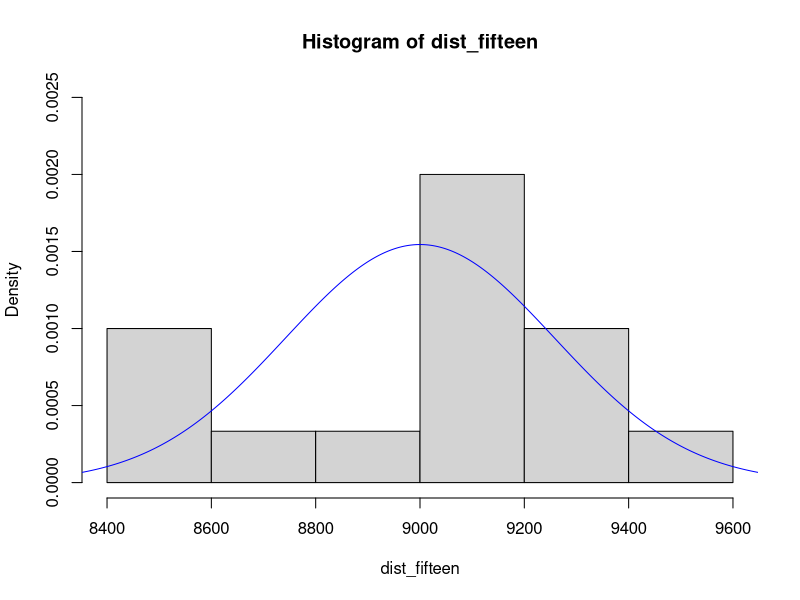
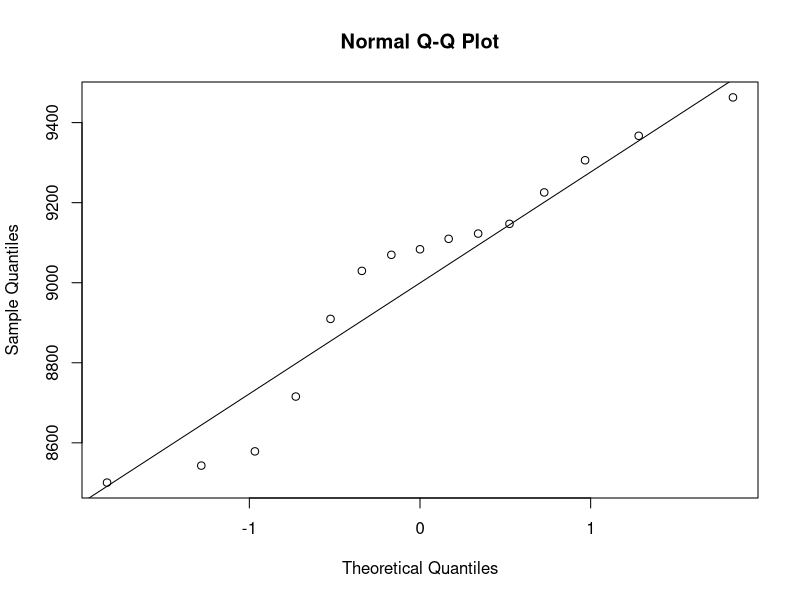
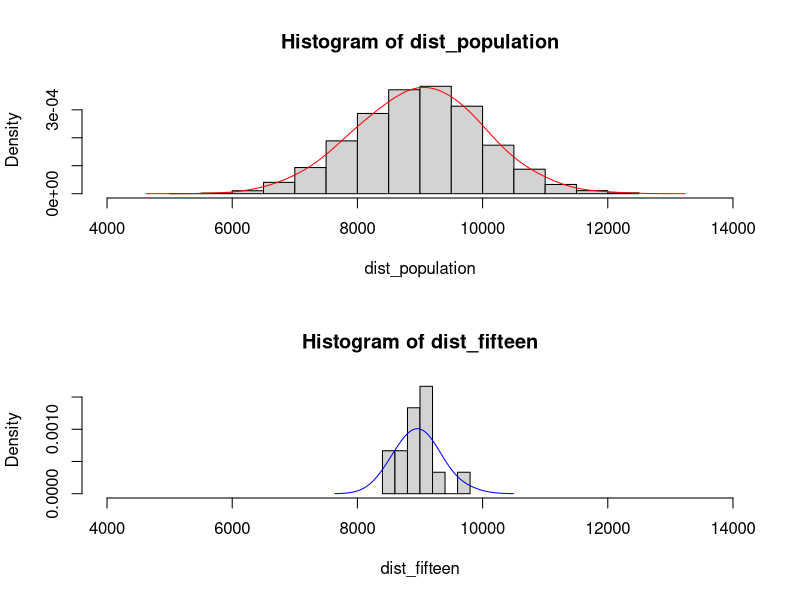

The R source for these figures, in order:
## ---- chunk 1
knitr::opts_chunk$set(echo = TRUE)
## ---- chunk 2
hsamp_mean<-171.1
hsamp_sd<-9.4
hupper<-hsamp_mean+2*hsamp_sd
hlower<-hsamp_mean-2*hsamp_sd
c(hlower,hupper)

test_tall<-function(h) {
  print(h)
  if (h>hsamp_mean) {
    if(h>hupper) {
      print("is unussually tall")
    } else {
      print("is not unussually tall")
    }
  } else {
    if(h<hlower) {
        print("is unussually short")
      } else {
        print("is not unussually short")
      }
  }
}

test_tall(180)

test_tall(155)
## ---- chunk 3
n<-507
SD<-hsamp_sd/sqrt(n)
SD
## ---- chunk 4
z<-1.96 #95% confidence interval
n<-436
mu<-84.71
upper<-89.11
lower<-80.31
SE<-(mu-lower)/z
SE
SE<-(upper-mu)/z
SE
ME<-z*SE
ME
## ---- chunk 5
samp_mean<-30.69
samp_sd<-4.31
n<-36
mu<-32

#we calculate the standard error for the gifted children sample
SE<-samp_sd/sqrt(n)
SE
#we calculate the Z score for the average of all kids
z<-(mu-samp_mean)/SE
z
#we calculate the p-value, since we are testing to see if gifted kids read as late as 32 month, or that gifted children read in less than 32 months we look at a significance level of 10 on the upper tail
pval<-pnorm(z,lower.tail = FALSE)
pval
if (pval<0.1) {
  print('we reject the null, there is evidence that gifted children count in average before 32 month')
} else {
  print('we can not reject the null, there is not enough evidence that gifted children count in average before 32 month')
}
## ---- chunk 6
samp_mean<-30.69
samp_sd<-4.31
n<-36
SE<-samp_sd/sqrt(n)
cri_val<-qnorm(0.9) #we calculate the critical value for a 90% confidence interval
cri_val
upper<-samp_mean+cri_val*SE 
upper
## ---- chunk 7
samp_mean<-118.2
samp_sd<-6.5
n<-36
mu<-100

SE<-samp_sd/sqrt(n)
z<-(mu-samp_mean)/SE
pval<-2*pnorm(z)
#since our hypothesis is that IQ is different, either higher or lower, we use a two tail test, so we are looking at pval being lower than 0.05 or 0.1/2
if (pval<0.05) {
  print("We reject the null, we are confident the IQ of gifted children is not the same as the population at large, or 100")
} else {
  print("We do not have enough confidence to reject the null, it is possible that gifted children mothers have the same IQ as the population at large of 100")
}
pval
## ---- chunk 8
cri_val<-qnorm(0.95) #two tailed 0.1 confidence interval, from -0.95 to 0.95 
cri_val
upper<-samp_mean+cri_val*SE 
lower<-samp_mean-cri_val*SE
c(lower,upper)
## ---- chunk 9
pop_mean<-9000
pop_sd<-1000
pnorm(10500,pop_mean,pop_sd,lower.tail = FALSE)
## ---- chunk 10
samp_mean<-pop_mean
n<-15
SE<-pop_sd/sqrt(15)
SE
dist_fifteen<-rnorm(n,samp_mean,SE)
hist(dist_fifteen,freq = FALSE,ylim=c(0,0.0025))
x <- seq(8000,10000, by = 0.01)
y <- dnorm(x,samp_mean,SE)
lines(x = x, y = y, col = "blue")
qqnorm(dist_fifteen)
qqline(dist_fifteen)
## ---- chunk 11
pnorm(10500,samp_mean,SE,lower.tail = FALSE)
## ---- chunk 12
par(mfrow = c(2,1))
dist_fifteen<-rnorm(n,samp_mean,SE) #already calculated, but showen again
dist_population<-rnorm(10000,pop_mean,pop_sd)
hist(dist_population, xlim = c(4000,14000), prob = TRUE)
lines(density(dist_population, adjust = 2), col = "red")
hist(dist_fifteen, xlim = c(4000,14000), prob = TRUE)
lines(density(dist_fifteen, adjust = 2), col = "blue")
